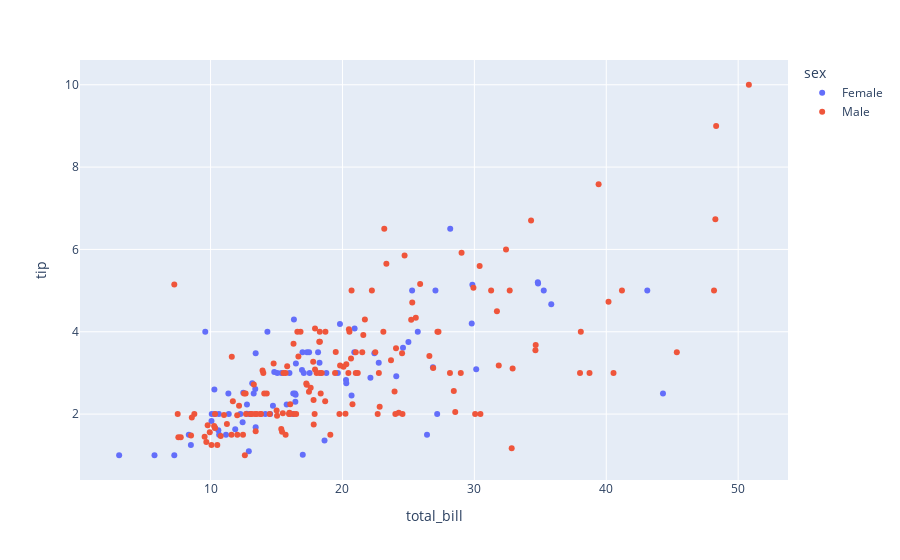

Notebook source saved alongside this figure:
### Code cell
px.scatter(data_frame=tips,x='total_bill',
           y='tip',
           color = 'sex')

### Figure 1 — Plotly figure (JSON) as saved in the notebook; plotly's stock layout.template omitted (floating-point values rounded to 4 significant figures; data arrays with more than 128 entries replaced by an {"elided": "..."} marker saying what was removed)
{"data": [{"hovertemplate": "sex=Female<br>total_bill=%{x}<br>tip=%{y}<extra></extra>", "legendgroup": "Female", "marker": {"color": "#636efa", "symbol": "circle"}, "mode": "markers", "name": "Female", "orientation": "v", "showlegend": true, "type": "scatter", "x": [16.99, 24.59, 35.26, 14.83, 10.33, 16.97, 20.29, 15.77, 19.65, 15.06, 20.69, 16.93, 10.29, 34.81, 26.41, 16.45, 3.07, 17.07, 26.86, 25.28, 14.73, 10.07, 34.83, 5.75, 16.32, 22.75, 11.35, 15.38, 44.3, 22.42, 20.92, 14.31, 7.25, 25.71, 17.31, 10.65, 12.43, 24.08, 13.42, 12.48, 29.8, 14.52, 11.38, 20.27, 11.17, 12.26, 18.26, 8.51, 10.33, 14.15, 13.16, 17.47, 27.05, 16.43, 8.35, 18.64, 11.87, 29.85, 25, 13.39, 16.21, 17.51, 10.59, 10.63, 9.6, 20.9, 18.15, 19.81, 43.11, 13, 12.74, 13, 16.4, 16.47, 12.76, 13.27, 28.17, 12.9, 30.14, 13.42, 15.98, 16.27, 10.09, 22.12, 35.83, 27.18, 18.78], "xaxis": "x", "y": [1.01, 3.61, 5, 3.02, 1.67, 3.5, 2.75, 2.23, 3, 3, 2.45, 3.07, 2.6, 5.2, 1.5, 2.47, 1, 3, 3.14, 5, 2.2, 1.83, 5.17, 1, 4.3, 3.25, 2.5, 3, 2.5, 3.48, 4.08, 4, 1, 4, 3.5, 1.5, 1.8, 2.92, 1.68, 2.52, 4.2, 2, 2, 2.83, 1.5, 2, 3.25, 1.25, 2, 2, 2.75, 3.5, 5, 2.3, 1.5, 1.36, 1.63, 5.14, 3.75, 2.61, 2, 3, 1.61, 2, 4, 3.5, 3.5, 4.19, 5, 2, 2.01, 2, 2.5, 3.23, 2.23, 2.5, 6.5, 1.1, 3.09, 3.48, 3, 2.5, 2, 2.88, 4.67, 2, 3], "yaxis": "y"}, {"hovertemplate": "sex=Male<br>total_bill=%{x}<br>tip=%{y}<extra></extra>", "legendgroup": "Male", "marker": {"color": "#EF553B", "symbol": "circle"}, "mode": "markers", "name": "Male", "orientation": "v", "showlegend": true, "type": "scatter", "x": {"elided": "157 float values"}, "xaxis": "x", "y": {"elided": "157 float values"}, "yaxis": "y"}], "layout": {"legend": {"title": {"text": "sex"}, "tracegroupgap": 0}, "margin": {"t": 60}, "xaxis": {"anchor": "y", "domain": [0, 1], "title": {"text": "total_bill"}}, "yaxis": {"anchor": "x", "domain": [0, 1], "title": {"text": "tip"}}}}
